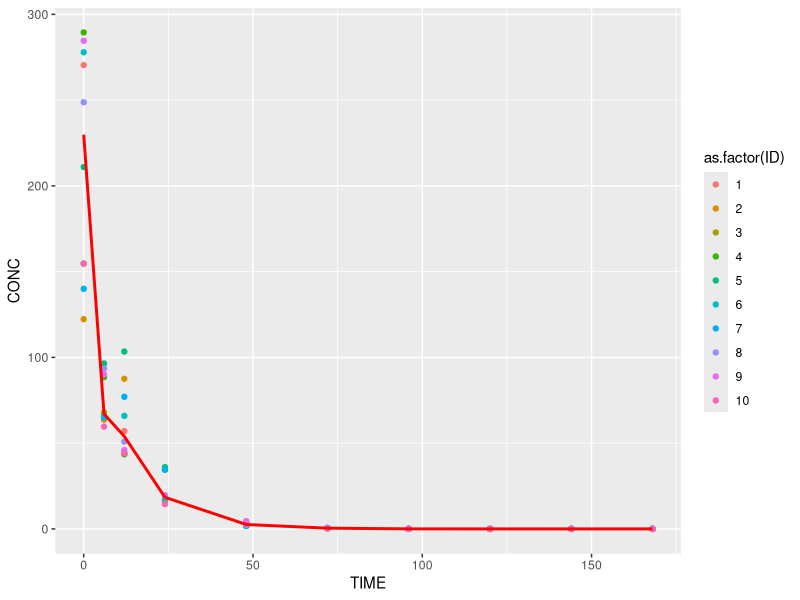

Generate this figure with R:
library(dplyr)
library(ggplot2)
library(readr)

time_seq <- c(0, 6, 12, 24, 48, 72, 96, 120, 144, 168)
dose_seq <- c(100, rep(0, 9))

hl <- 8  # Half life (t1/2) in hours
k <- log(2) / hl  # Elimination rate constant (k)
C0 <- 100  # Initial concentration
conc_trend <- round(C0 * exp(-k * time_seq), 2) # Concentration at each time point


df <- tibble(ID = rep(1:10, each = 10),
             TIME = rep(time_seq, times = 10), 
             trend = rep(conc_trend, times = 10), #rep(round(conc_trend * rnorm(10, mean = 4, sd = 2), 2), times = 10),
             DOSE = rep(dose_seq, times = 10)) |>
  rowwise() |>
  mutate(CONC = trend * runif(n = 1, min = 1, max = 3), .keep = "unused") |>
  ungroup() |>
  mutate(CONC = round(CONC, 2))

df_summ <- df |>
  summarize(across(CONC, list(mean, sd, median, min, max)), .by = TIME)

ggplot(data = df, aes(x = TIME, y = CONC, color = as.factor(ID))) +
  geom_point() +
  stat_summary(fun = median, geom = "line", color = "red", linewidth = 1) 

write_csv(x = df, file = "./test_data.csv")


